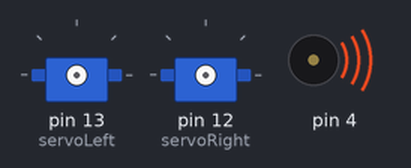
A sketch run on a simulated Arduino Uno, built with avr-gcc and run on an emulated ATmega328P. Shown: 2 × servo, buzzer (waves = sounding).

Above: at 0.1 s.
At 1.2 s:
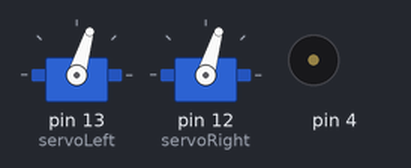
At 1.7 s:
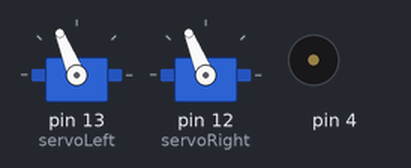
Timing chart, 0 to 3.2 s (numbered marks = the images above):
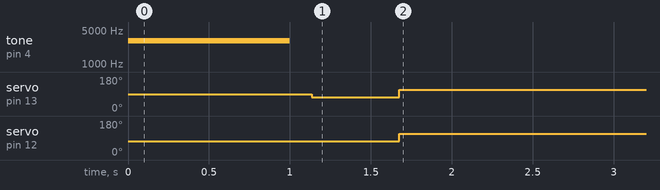

The sketch:

Rotate90Degrees.ino
```cpp
#include <Servo.h>                           // Include servo library

Servo servoLeft;                             // Declare left and right servos
Servo servoRight;

void setup()                                 // Built-in initialization block
{
  tone(4, 3000, 1000);                       // Play tone for 1 second
  delay(1000);                               // Delay to finish tone

  servoLeft.attach(13);                      // Attach left signal to pin 13
  servoRight.attach(12);                     // Attach right signal to pin 12

  servoRight.writeMicroseconds(1310);        //INCLUDE IN EVERY SCRIPT (CENTRE THE ROBOT AFTER THE RESET CLICK)
  delay(135);

  // Turn left in place
  servoLeft.writeMicroseconds(1300);         // Left wheel clockwise
  servoRight.writeMicroseconds(1300);        // Right wheel clockwise
  delay(540);                                // ...for 0.6 seconds

  // Turn right in place
  servoLeft.writeMicroseconds(1700);         // Left wheel counterclockwise
  servoRight.writeMicroseconds(1700);        // Right wheel counterclockwise
  delay(540);                                // ...for 0.6 seconds

  servoLeft.detach();                        // Stop sending servo signals
  servoRight.detach();
}

void loop()                                  // Main loop auto-repeats
{                                            // Empty, nothing needs repeating
}
```
